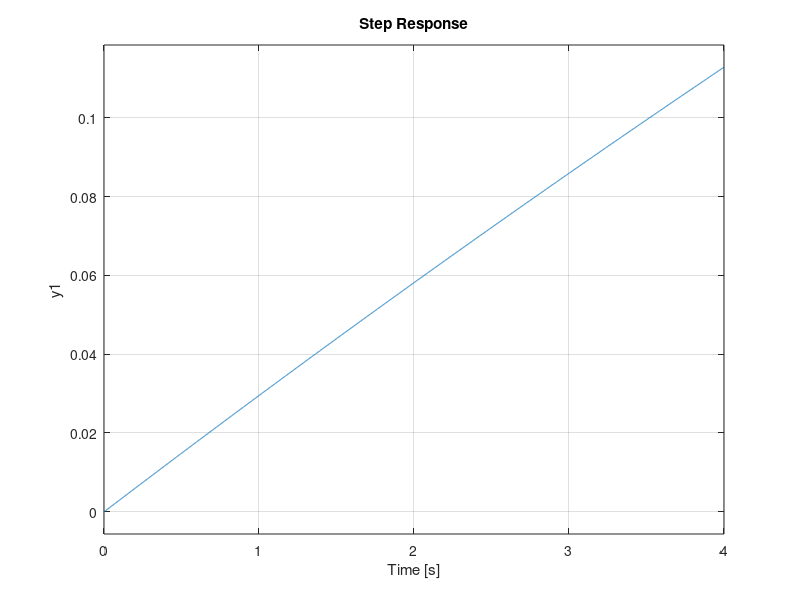

This chart was generated by the following MATLAB code:
%% 2020741030 박기정
clc, clear;
close all;

s = tf('s');

%Define Plant
G = 0.03 / (0.001*s^2 + 1.00003*s + 0.0309);

step(G);   %Plot Step Response